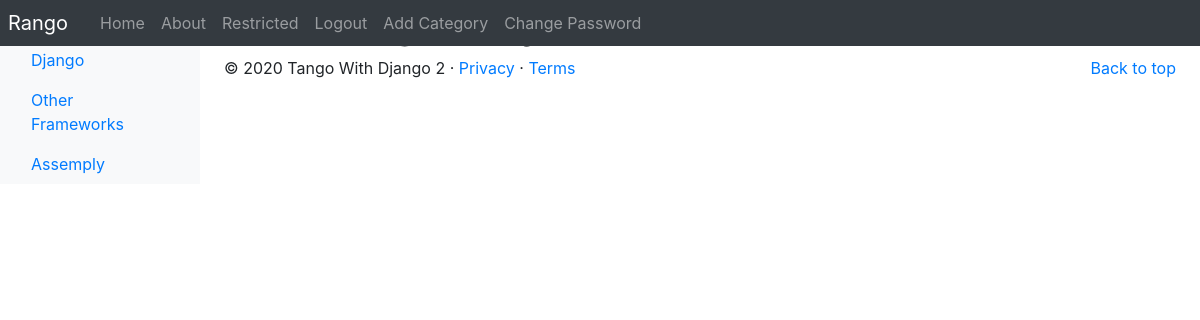
The page /rango/restricted/ (signed in) on the database its author committed.
### rango/models.py (models this page shows, shortened)
class Category (models.Model):
	Name_Max_Length = 128
	name = models.CharField(max_length=Name_Max_Length, unique=True)
	views = models.IntegerField(default=0)
	likes = models.IntegerField(default=0)
	slug = models.SlugField(unique=True)
	class Meta:
		verbose_name_plural = 'categories'

### rango/views.py (the view)
# urls.py: path('restricted/', views.restricted , name='restricted'),
@login_required
def restricted(request):
	return render(request, 'rango/restricted.html')

### rango/templatetags/rango_template_tags.py (called while the page is built)
@register.inclusion_tag('rango/categories.html')
def get_category_list(current_category=None):
	return {'categories': Category.objects.all(),
			'current_category':current_category}

### templates/rango/restricted.html (shortened to what this page needs)
{% extends "rango/base.html" %}
{% load staticfiles %}
{% block body_block %}
	<h1>if Your loged in you can see this text </h1>
{% endblock body_block %}

### templates/rango/categories.html (shortened to what this page needs)
<ul class="nav flex-column">
	{% if categories %}
		{% for c in categories %}
			{% if c == current_category %}
				<li class="nav-item">
					<a class="nav-link active" href="{% url 'rango:show_category' c.slug %}">
					<span data-feather="archive"></span>{{ c.name }}
					</a>
				</li>
			{% else %}
				<li class="nav-item">
					<a class="nav-link" href="{% url 'rango:show_category' c.slug %}">
					{{ c.name }}
					</a>
				</li>
			{% endif %}
		{% endfor %}
	{% else %}
		<li class="nav-item">There are no categories present.</li>
	{% endif %}
</ul>

### rows shown on the page
Category: name "Django"
Category: name "Other Frameworks"
Category: name "Assemply"
